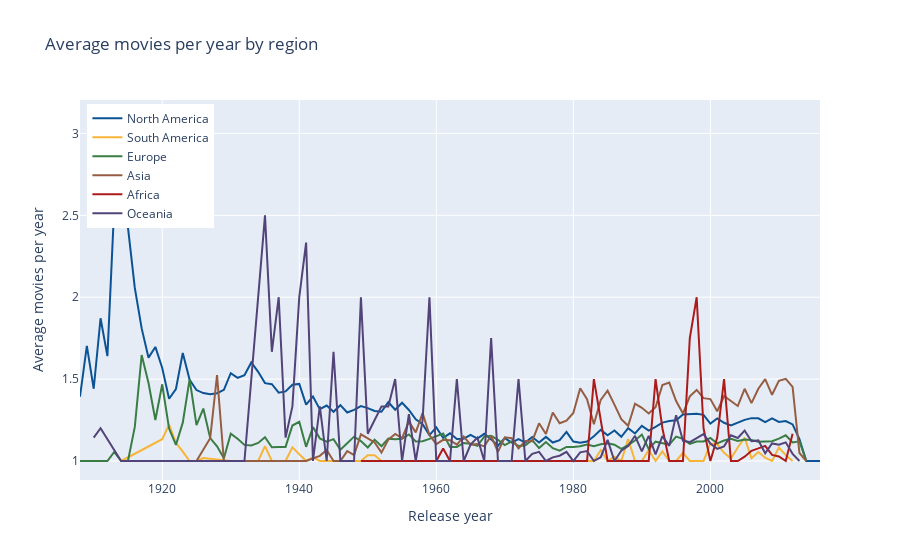

The notebook cell saved with this chart:
### Code cell
region_colors = ['#0b5394', '#f7b538', '#3a7d44', '#955e42', '#ac1a1a', '#524379']

regions = [NA_data, SA_data, EU_data, AS_data, AF_data, OC_data]
region_names = ['North America', 'South America', 'Europe', 'Asia', 'Africa', 'Oceania']

fig = go.Figure()

for i, data in enumerate(regions):
    avg_movie_count = data.groupby('release_date')['movie_count'].agg('mean').reset_index()
    avg_movie_count = avg_movie_count[avg_movie_count['release_date'] >= 1908]
    
    fig.add_trace(go.Scatter(x=avg_movie_count['release_date'], y=avg_movie_count['movie_count'],
                             mode='lines', name=region_names[i], line=dict(color=region_colors[i])))

fig.update_layout(
    xaxis=dict(title='Release year'),
    yaxis=dict(title='Average movies per year'),
    title='Average movies per year by region',
    legend=dict(yanchor="top", y=0.99, xanchor="left", x=0.01),
    showlegend=True,
    hovermode='x'
)

fig.show()

fig.write_html('../plots/average_movies_per_year_region_int.html')
